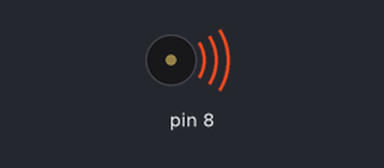
This sketch was run on a simulated Arduino Uno, built with avr-gcc and run on an emulated ATmega328P. On the bench: buzzer (waves = sounding).

Above: at 0.5 s.
Timing chart, 0 to 4.6 s (numbered marks = the images above):
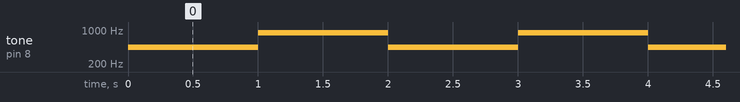

Measured:
- by itself, tone on pin 8: alternates 880 Hz for 1.0 s and 440 Hz for 1.0 s

The sketch:

6_muziek_tone.ino
```cpp
void setup()
{
  pinMode(8, OUTPUT);
}

void loop()
{
  tone(8, 440);
  delay(1000);
  noTone(8);
  tone(8, 880);
  delay(1000);
  noTone(8);
}
```
